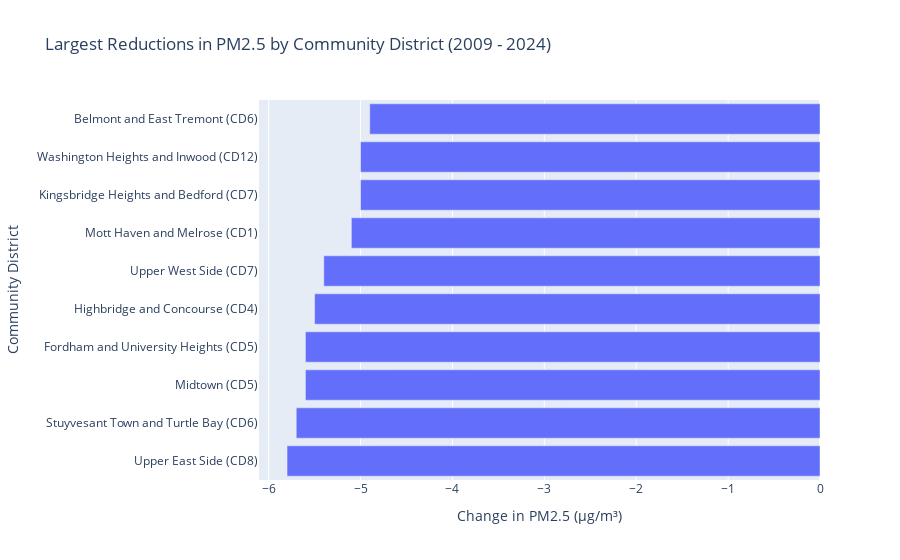

The notebook cell this image was saved under:
### Code cell
# Show bar chart
fig = px.bar(
        largest_reductions.sort_values("abs_change"),
        x="abs_change",
        y="geography",
        orientation="h",
        title=f"Largest Reductions in PM2.5 by Community District ({min_year_c} - {max_year_c})",
        labels={"abs_change": "Change in PM2.5 (µg/m³)", "geography": "Community District"}
)
fig.show()

### Figure 1 — Plotly figure (JSON) as saved in the notebook; plotly's stock layout.template omitted (floating-point values rounded to 4 significant figures)
{"data": [{"hovertemplate": "Change in PM2.5 (µg/m³)=%{x}<br>Community District=%{y}<extra></extra>", "legendgroup": "", "marker": {"color": "#636efa", "pattern": {"shape": ""}}, "name": "", "orientation": "h", "showlegend": false, "textposition": "auto", "type": "bar", "x": [-5.8, -5.7, -5.6, -5.6, -5.5, -5.4, -5.1, -5.0, -5.0, -4.9], "xaxis": "x", "y": ["Upper East Side (CD8)", "Stuyvesant Town and Turtle Bay (CD6)", "Midtown (CD5)", "Fordham and University Heights (CD5)", "Highbridge and Concourse (CD4)", "Upper West Side (CD7)", "Mott Haven and Melrose (CD1)", "Kingsbridge Heights and Bedford (CD7)", "Washington Heights and Inwood (CD12)", "Belmont and East Tremont (CD6)"], "yaxis": "y"}], "layout": {"barmode": "relative", "legend": {"tracegroupgap": 0}, "title": {"text": "Largest Reductions in PM2.5 by Community District (2009 - 2024)"}, "xaxis": {"anchor": "y", "domain": [0, 1], "title": {"text": "Change in PM2.5 (µg/m³)"}}, "yaxis": {"anchor": "x", "domain": [0, 1], "title": {"text": "Community District"}}}}
